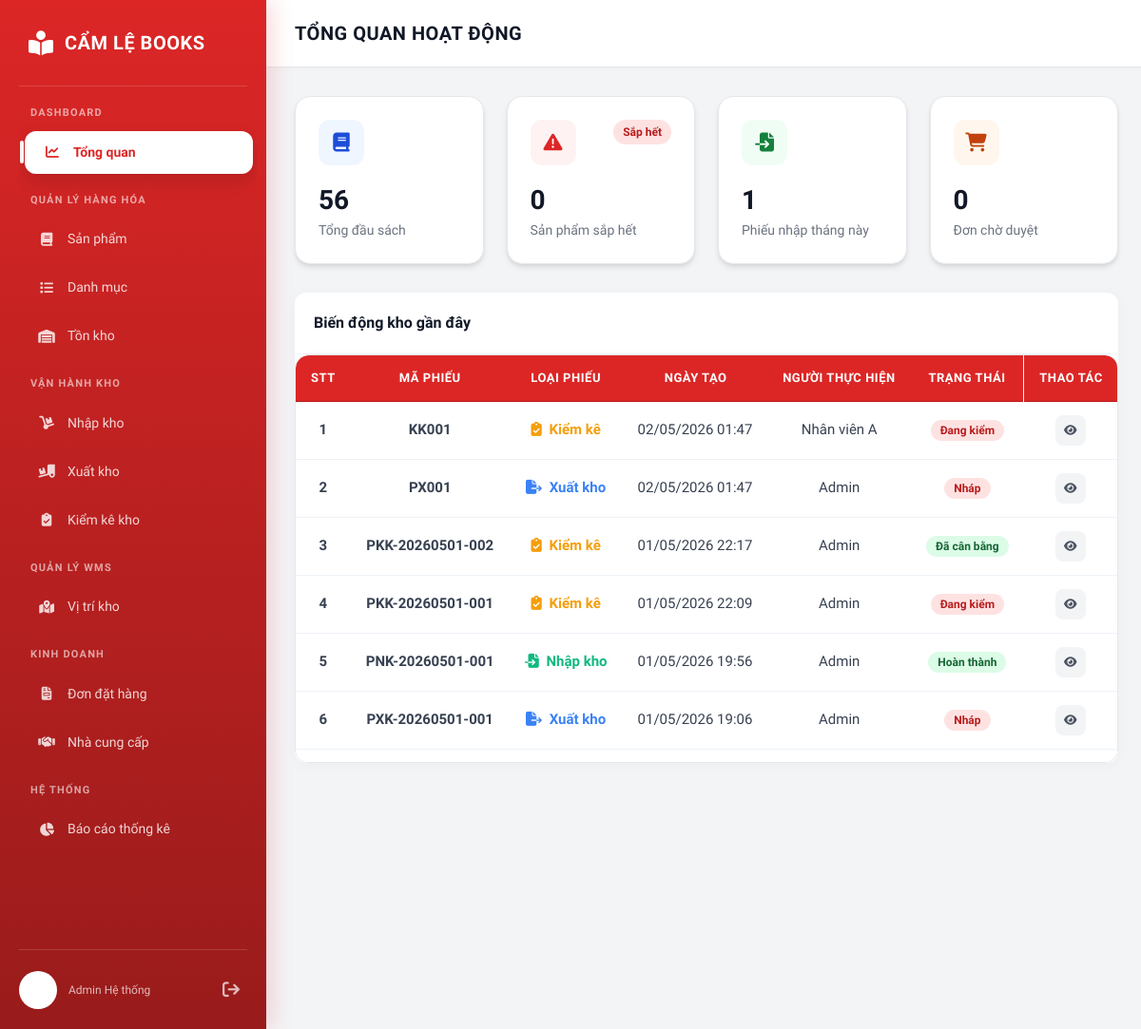
/inventory/tongquan/, run on the app's committed database.
### khohang/models.py (models this page shows)
class KiemKe(models.Model):
    maKiemKe = models.CharField(max_length=50, primary_key=True)
    ngayKiem = models.DateTimeField()
    nguoiKiem = models.CharField(max_length=100)
    trangThai = models.IntegerField()
    class Meta:
        db_table = 'inventory_kiemke'

class XuatKho(models.Model):
    maPhieuXuat = models.CharField(max_length=50, primary_key=True)
    ngayXuat = models.DateTimeField()
    noiXuat = models.CharField(max_length=255)
    trangThai = models.IntegerField(default=0, choices=[(0, 'Nháp'), (1, 'Hoàn thành'), (-1, 'Đã hủy')])
    class Meta:
        db_table = 'inventory_xuatkho'

class NhapKho(models.Model):
    maPhieuNhap = models.CharField(max_length=50, primary_key=True)
    nhaCungCap = models.ForeignKey('nhacungcap.NhaCungCap', on_delete=models.RESTRICT)
    ngayNhap = models.DateTimeField()
    trangthaiNhap = models.IntegerField(default=0, choices=[(0, 'Phiếu tạm'), (1, 'Đã hoàn thành'), (-1, 'Đã hủy')])
    ghichu = models.TextField(null=True, blank=True)
    donDatHang = models.ForeignKey('dathang.DonDatHang', on_delete=models.SET_NULL, null=True)
    nguoiLap = models.CharField(max_length=100, null=True, blank=True)
    tongtienNhap = models.DecimalField(max_digits=15, decimal_places=2, validators=[MinValueValidator(0)])
    class Meta:
        db_table = 'inventory_nhapkho'

### hethong/views/tong_quan.py (the view)
# urls.py: path('tongquan/', tong_quan.tongquan, name='tongquan'),
def tongquan(request):
    total_products = SanPham.objects.count()
    total_categories = DanhMuc.objects.count()
    total_suppliers = NhaCungCap.objects.count()
    low_stock_products = TonKho.objects.filter(soluongTon__lte=F('sanPham__tonKhoToiThieu')).count()
    now = timezone.now()
    inbound_records = NhapKho.objects.filter(ngayNhap__month=now.month, ngayNhap__year=now.year)
    orders = DonDatHang.objects.filter(trangThai=0)
    recent_inbound = NhapKho.objects.all().order_by('-ngayNhap')[:5]
    recent_outbound = XuatKho.objects.all().order_by('-ngayXuat')[:5]
    recent_check = KiemKe.objects.all().order_by('-ngayKiem')[:5]
    recent_activities = []
    for item in recent_inbound:
        recent_activities.append({
            'ma_phieu': item.maPhieuNhap,
            'loai_phieu': 'Nhập kho',
            'type': 'nhapkho',
            'icon': 'fa-file-import',
            'color': '#10b981',
            'ngay_tao': item.ngayNhap.strftime('%d/%m/%Y %H:%M'),
            'nguoi_thuc_hien': 'Admin',
            'trang_thai': 'Hoàn thành' if item.trangthaiNhap == 1 else 'Đang xử lý',
            'badge_class': 'badge-ok' if item.trangthaiNhap == 1 else 'badge-warn',
            'timestamp': item.ngayNhap,
            'link': '/khohang/nhapkho/'
        })
    for item in recent_outbound:
        recent_activities.append({
            'ma_phieu': item.maPhieuXuat,
            'loai_phieu': 'Xuất kho',
            'type': 'xuatkho',
            'icon': 'fa-file-export',
            'color': '#3b82f6',
            'ngay_tao': item.ngayXuat.strftime('%d/%m/%Y %H:%M'),
            'nguoi_thuc_hien': 'Admin',
            'trang_thai': 'Hoàn thành' if item.trangThai == 1 else 'Nháp',
            'badge_class': 'badge-ok' if item.trangThai == 1 else 'badge-warn',
            'timestamp': item.ngayXuat,
            'link': '/khohang/xuatkho/'
        })
    for item in recent_check:
        recent_activities.append({
            'ma_phieu': item.maKiemKe,
            'loai_phieu': 'Kiểm kê',
            'type': 'kiemke',
            'icon': 'fa-clipboard-check',
            'color': '#f59e0b',
            'ngay_tao': item.ngayKiem.strftime('%d/%m/%Y %H:%M'),
            'nguoi_thuc_hien': item.nguoiKiem,
            'trang_thai': 'Đã cân bằng' if item.trangThai == 1 else 'Đang kiểm',
            'badge_class': 'badge-ok' if item.trangThai == 1 else 'badge-warn',
            'timestamp': item.ngayKiem,
            'link': '/khohang/kiemke/'
        })
    recent_activities.sort(key=lambda x: x['timestamp'], reverse=True)
    recent_activities = recent_activities[:10]
    return render(request, 'hethong/dashboard/trang_chu.html', {
        'total_products': total_products,
        'total_categories': total_categories,
        'total_suppliers': total_suppliers,
        'low_stock_products': low_stock_products,
        'inbound_records': inbound_records,
        'orders': orders,
        'recent_activities': recent_activities,
    })

### hethong/templates/hethong/dashboard/trang_chu.html (shortened to what this page needs)
{% load static %}
{% load humanize %}
<!DOCTYPE html>
<html lang="vi">
<head>
    <script src="https://cdn.tailwindcss.com"></script>
    <link rel="stylesheet" href="https://cdnjs.cloudflare.com/ajax/libs/font-awesome/6.4.0/css/all.min.css">
    <link rel="stylesheet" href="{% static 'css/0.0.style.css' %}">
</head>
<body>
  <nav class="sidebar" id="sidebar-container">
    {% include 'partials/thanh_ben.html' %}
  </nav>
  <main class="main-content">
    <div class="content-header">
        <h1>Tổng quan hoạt động</h1>
    </div>
    <div class="content-body">
        <div class="grid-4">
            <div class="card card-pointer" onclick="location.href='{% url 'sanpham:sanpham' %}'">
                <div class="card-icon-wrapper">
                    <div class="icon-box icon-blue"><i class="fa-solid fa-book"></i></div>
                </div>
                <div class="stat-num">{{ total_products }}</div>
                <div class="stat-label">Tổng đầu sách</div>
            </div>
            <div class="card card-pointer" onclick="location.href='{% url 'khohang:tonkho' %}'">
                <div class="card-icon-wrapper">
                    <div class="icon-box icon-red"><i class="fa-solid fa-triangle-exclamation"></i></div>
                    <span class="badge badge-warn">Sắp hết</span>
                </div>
                <div class="stat-num">{{ low_stock_products }}</div>
                <div class="stat-label">Sản phẩm sắp hết</div>
            </div>
            <div class="card card-pointer" onclick="location.href='{% url 'khohang:nhapkho' %}'">
                <div class="card-icon-wrapper">
                    <div class="icon-box icon-green"><i class="fa-solid fa-file-import"></i></div>
                </div>
                <div class="stat-num">{{ inbound_records.count }}</div>
                <div class="stat-label">Phiếu nhập tháng này</div>
            </div>
            <div class="card card-pointer" onclick="location.href='{% url 'dathang:dathang' %}'">
                <div class="card-icon-wrapper">
                    <div class="icon-box icon-orange"><i class="fa-solid fa-cart-shopping"></i></div>
                </div>
                <div class="stat-num">{{ orders.count }}</div>
                <div class="stat-label">Đơn chờ duyệt</div>
            </div>
        </div>
        <div class="content-block table-block p-0">
            <div class="p-5 border-b border-gray-100 flex justify-between items-center bg-white rounded-t-xl">
                <h3 style="margin-bottom: 0px; color: #111827; font-weight: 800; font-size: 16px;">Biến động kho gần đây</h3>
            </div>
            <div class="table-wrapper data-table-wrapper">
                <table class="table-custom min-w-full">
                    <thead class="bg-gray-50">
                        <tr>
                            <th width="60" class="text-center">STT</th>
                            <th>Mã Phiếu</th>
                            <th>Loại phiếu</th>
                            <th>Ngày tạo</th>
                            <th>Người thực hiện</th>
                            <th class="text-center">Trạng thái</th>
                            <th width="100" class="text-center">Thao tác</th>
                        </tr>
                    </thead>
                    <tbody>
                        {% for activity in recent_activities %}
                        <tr class="hover:bg-gray-50/50">
                            <td class="text-center col-index font-bold">{{ forloop.counter }}</td>
                            <td class="font-bold text-gray-800">{{ activity.ma_phieu }}</td>
                            <td><span style="color: {{ activity.color }}; font-weight: 600;"><i class="fa-solid {{ activity.icon }} mr-1"></i> {{ activity.loai_phieu }}</span></td>
                            <td>{{ activity.ngay_tao }}</td>
                            <td>{{ activity.nguoi_thuc_hien }}</td>
                            <td class="text-center"><span class="badge {{ activity.badge_class }}">{{ activity.trang_thai }}</span></td>
                            <td class="text-center">
                                <button onclick="viewQuickDetail('{{ activity.type }}', '{{ activity.ma_phieu }}')" class="w-8 h-8 rounded-lg bg-gray-100 text-gray-600 hover:bg-primary hover:text-white transition-all inline-flex items-center justify-center" title="Xem nhanh">
                                    <i class="fas fa-eye text-xs"></i>
                                </button>
                            </td>
                        </tr>
                        {% empty %}
                        <tr>
                            <td colspan="7" class="text-center py-10 text-gray-500">Không có hoạt động gần đây</td>
                        </tr>
                        {% endfor %}
                    </tbody>
                </table>
            </div>
        </div>
     </div>
  </main>
</body>
</html>

### hethong/templates/hethong/dashboard/trang_chu.html (style rules this page uses)
.card-pointer { cursor: pointer; transition: 0.2s; }

### data on the page
KiemKe: ma_phieu "KK001", nguoi_thuc_hien "Nhân viên A"
XuatKho: ma_phieu "PX001"
KiemKe: ma_phieu "PKK-20260501-002", nguoi_thuc_hien "Admin"
KiemKe: ma_phieu "PKK-20260501-001", nguoi_thuc_hien "Admin"
NhapKho: ma_phieu "PNK-20260501-001"
XuatKho: ma_phieu "PXK-20260501-001"

### other printed values
{{ total_products }} "56"
{{ low_stock_products }} "0"
{{ inbound_records.count }} "1"
{{ orders.count }} "0"
{{ activity.loai_phieu }} "Kiểm kê" "Xuất kho" "Kiểm kê" "Kiểm kê" "Nhập kho" "Xuất kho"
{{ activity.ngay_tao }} "02/05/2026 01:47" "02/05/2026 01:47" "01/05/2026 22:17" "01/05/2026 22:09" "01/05/2026 19:56" "01/05/2026 19:06"
{{ activity.trang_thai }} "Đang kiểm" "Nháp" "Đã cân bằng" "Đang kiểm" "Hoàn thành" "Nháp"
{{ activity.nguoi_thuc_hien }} "Admin" "Admin" "Admin"
